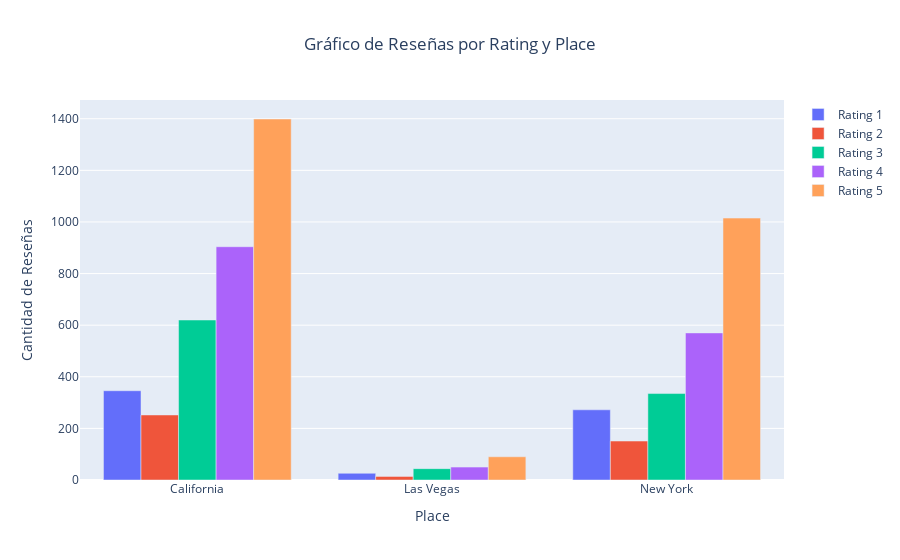

The cell this chart's notebook holds for it:
### Code cell
fig = go.Figure()

for rating, data in grouped_df.groupby('rating'):
    fig.add_trace(go.Bar(x=data['place'], y=data['count'], name=f'Rating {rating}'))

fig.update_layout(title='Gráfico de Reseñas por Rating y Place',title_x=0.5,
                  xaxis_title='Place',
                  yaxis_title='Cantidad de Reseñas')

fig.show()

### Figure 1 — Plotly figure (JSON) as saved in the notebook; plotly's stock layout.template omitted (floating-point values rounded to 4 significant figures)
{"data": [{"name": "Rating 1", "type": "bar", "x": ["California", "Las Vegas", "New York"], "y": [346, 26, 272]}, {"name": "Rating 2", "type": "bar", "x": ["California", "Las Vegas", "New York"], "y": [252, 14, 151]}, {"name": "Rating 3", "type": "bar", "x": ["California", "Las Vegas", "New York"], "y": [620, 44, 335]}, {"name": "Rating 4", "type": "bar", "x": ["California", "Las Vegas", "New York"], "y": [904, 50, 570]}, {"name": "Rating 5", "type": "bar", "x": ["California", "Las Vegas", "New York"], "y": [1399, 90, 1015]}], "layout": {"title": {"text": "Gráfico de Reseñas por Rating y Place", "x": 0.5}, "xaxis": {"title": {"text": "Place"}}, "yaxis": {"title": {"text": "Cantidad de Reseñas"}}}}
